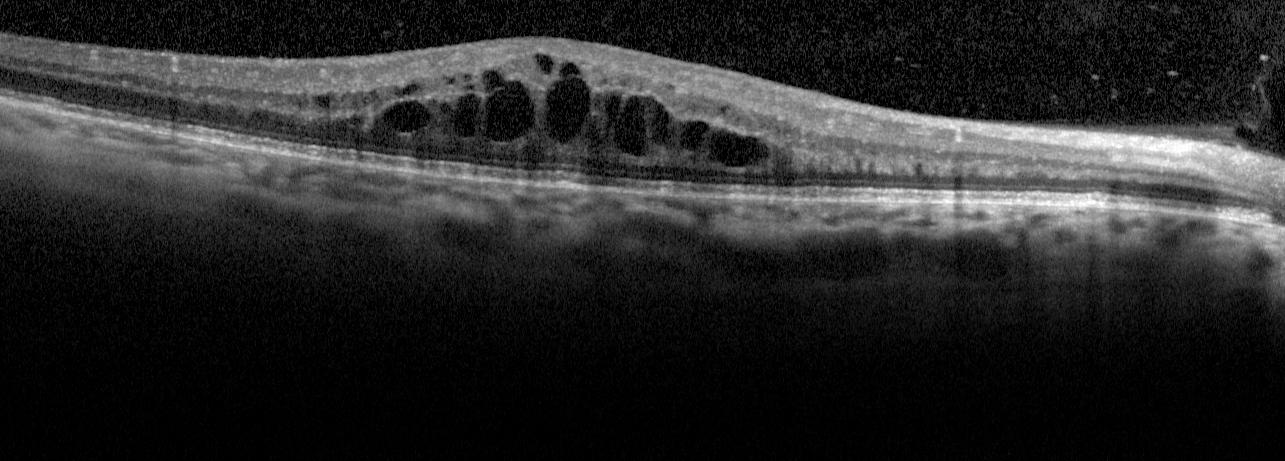
#> input picture p2-segmentacion/P2-Material/OCT-dataset/images/sample_17.jpg, 1285 x 461 px
$ jupyter execute borrar.ipynb
#> lines starting #> are read from the running program, lines starting #| are printed output that depends on the picture
[cell 1]
import random
import numpy as np
import matplotlib.pyplot as plt

def f():
    return random.random()

ts = np.arange(0.1, 1, 0.1)
results = np.zeros((len(ts), 2))
for i, t in enumerate(ts):
    results[i] = [t, f()]

print(results)
m = np.argmax(results[:, 1], axis=0)

print(results[m])


plt.plot(results[:, 0], results[:, 1])
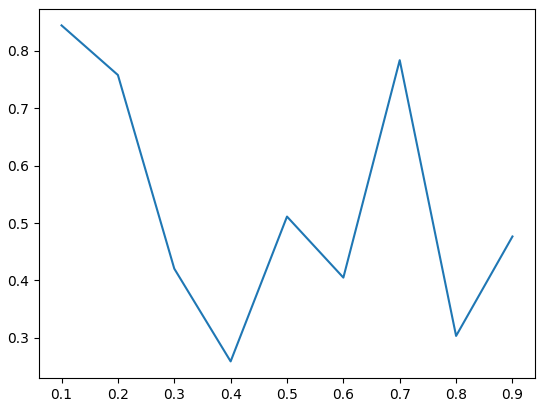
#> figure drawn by matplotlib, 1 panel

[cell 2]
thresh = 0.9
row = results[results[:, 0] == thresh]
print(row)
print(results, results.shape)

[cell 3]
from skimage import io

img = io.imread("P2-Material/OCT-dataset/images/sample_17.jpg")
#> img is the input picture: shape (461, 1285); min 0, max 255, mean 41.7

io.imshow(img)

[cell 4]
import skimage.filters as filters
import skimage.feature as feature

io.imshow(filters.difference_of_gaussians(img, 2), cmap="grey")
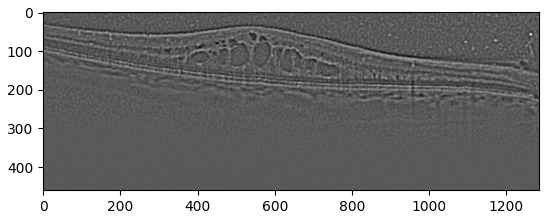
#> figure drawn by matplotlib, 1 panel

[cell 5]
io.imshow(feature.canny(img, 2.5), cmap="grey")
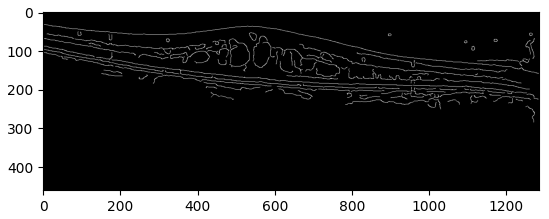
#> figure drawn by matplotlib, 1 panel

[cell 6]
io.imshow(img >= filters.threshold_local(img, 61), cmap="grey")
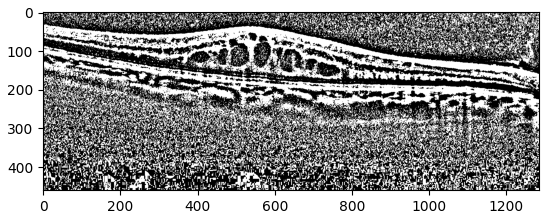
#> figure drawn by matplotlib, 1 panel

[cell 7]
io.imshow(feature.hog(img, orientations=16, pixels_per_cell=(6,6), visualize=True)[1], cmap="grey")
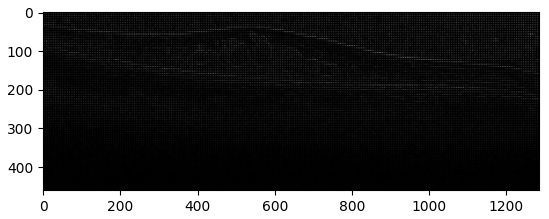
#> figure drawn by matplotlib, 1 panel

[cell 8]
io.imshow(feature.local_binary_pattern(img, 25, 9), cmap="grey")
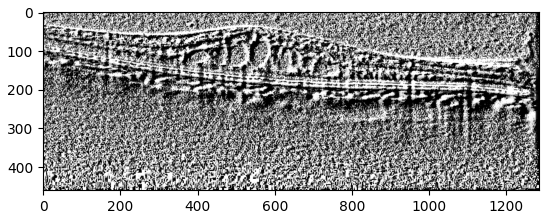
#> figure drawn by matplotlib, 1 panel

$ run again, with p2-segmentacion/P2-Material/OCT-dataset/images/sample_02.jpg copied over p2-segmentacion/P2-Material/OCT-dataset/images/sample_17.jpg
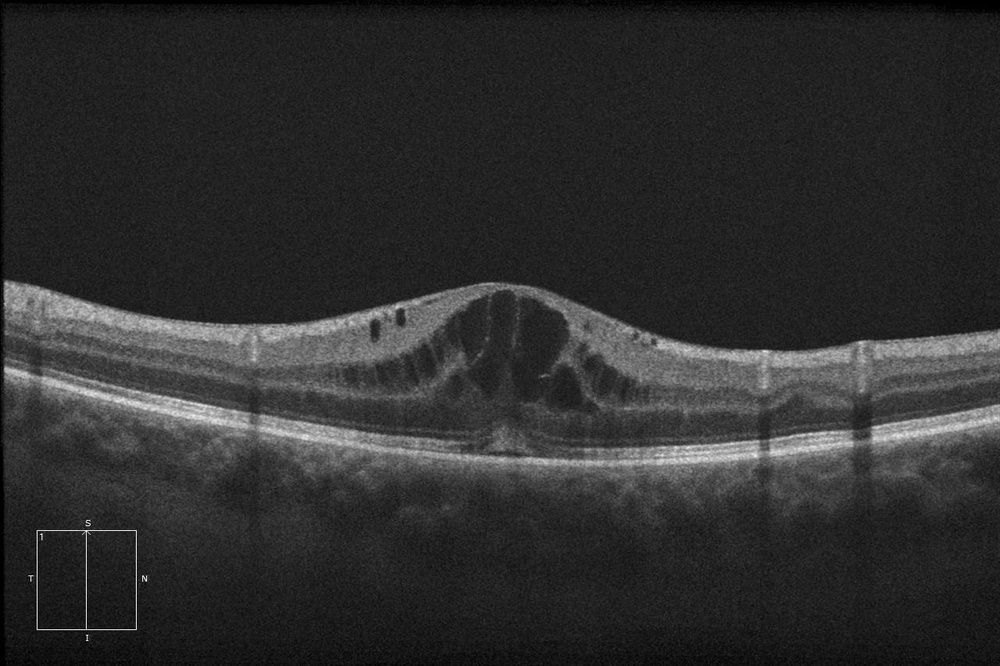
#> input picture p2-segmentacion/P2-Material/OCT-dataset/images/sample_02.jpg, 1000 x 666 px, shrunk from 1280 x 853 before the run
#> img is the input picture: shape (666, 1000); min 0, max 251, mean 46.3
#> `[cell 7] io.imshow(feature.hog(img, orientations=16, pixels_per_cell=(..`:
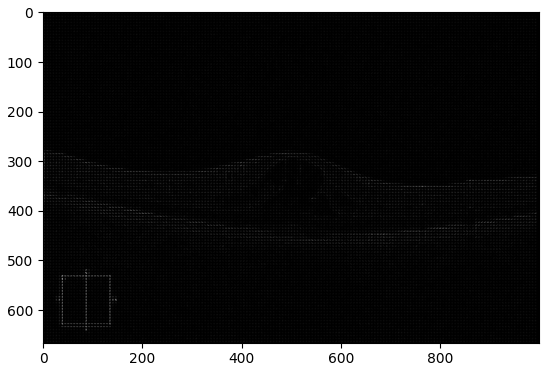
#> figure drawn by matplotlib, 1 panel
#> `[cell 8] io.imshow(feature.local_binary_pattern(img, 25, 9), cmap="gre..`:
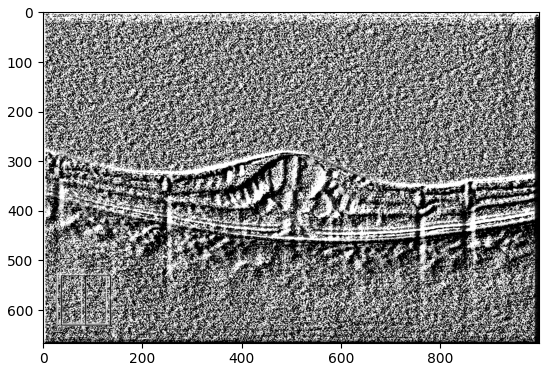
#> figure drawn by matplotlib, 1 panel
